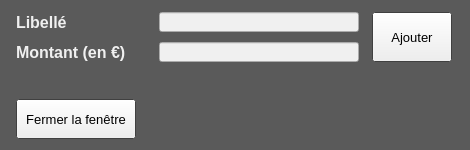
<?xml version="1.0" encoding="UTF-8"?>
<ui version="4.0">
 <class>MainWindow</class>
 <widget class="QMainWindow" name="MainWindow">
  <property name="geometry">
   <rect>
    <x>0</x>
    <y>0</y>
    <width>470</width>
    <height>150</height>
   </rect>
  </property>
  <property name="minimumSize">
   <size>
    <width>470</width>
    <height>150</height>
   </size>
  </property>
  <property name="maximumSize">
   <size>
    <width>470</width>
    <height>150</height>
   </size>
  </property>
  <property name="palette">
   <palette>
    <active>
     <colorrole role="Base">
      <brush brushstyle="SolidPattern">
       <color alpha="255">
        <red>255</red>
        <green>255</green>
        <blue>255</blue>
       </color>
      </brush>
     </colorrole>
     <colorrole role="Window">
      <brush brushstyle="SolidPattern">
       <color alpha="255">
        <red>90</red>
        <green>90</green>
        <blue>90</blue>
       </color>
      </brush>
     </colorrole>
    </active>
    <inactive>
     <colorrole role="Base">
      <brush brushstyle="SolidPattern">
       <color alpha="255">
        <red>255</red>
        <green>255</green>
        <blue>255</blue>
       </color>
      </brush>
     </colorrole>
     <colorrole role="Window">
      <brush brushstyle="SolidPattern">
       <color alpha="255">
        <red>90</red>
        <green>90</green>
        <blue>90</blue>
       </color>
      </brush>
     </colorrole>
    </inactive>
    <disabled>
     <colorrole role="Base">
      <brush brushstyle="SolidPattern">
       <color alpha="255">
        <red>90</red>
        <green>90</green>
        <blue>90</blue>
       </color>
      </brush>
     </colorrole>
     <colorrole role="Window">
      <brush brushstyle="SolidPattern">
       <color alpha="255">
        <red>90</red>
        <green>90</green>
        <blue>90</blue>
       </color>
      </brush>
     </colorrole>
    </disabled>
   </palette>
  </property>
  <property name="windowTitle">
   <string>Ajout de lignes</string>
  </property>
  <property name="windowOpacity">
   <double>1.000000000000000</double>
  </property>
  <widget class="QWidget" name="centralwidget">
   <layout class="QGridLayout" name="gridLayout">
    <item row="0" column="0">
     <widget class="QLabel" name="l_libelle">
      <property name="sizePolicy">
       <sizepolicy hsizetype="Fixed" vsizetype="Fixed">
        <horstretch>0</horstretch>
        <verstretch>0</verstretch>
       </sizepolicy>
      </property>
      <property name="minimumSize">
       <size>
        <width>130</width>
        <height>20</height>
       </size>
      </property>
      <property name="maximumSize">
       <size>
        <width>130</width>
        <height>20</height>
       </size>
      </property>
      <property name="font">
       <font>
        <pointsize>12</pointsize>
        <weight>75</weight>
        <bold>true</bold>
       </font>
      </property>
      <property name="styleSheet">
       <string notr="true">color: rgb(240, 240, 240);</string>
      </property>
      <property name="text">
       <string>Libellé</string>
      </property>
     </widget>
    </item>
    <item row="0" column="1">
     <widget class="QLineEdit" name="LE_libelle">
      <property name="sizePolicy">
       <sizepolicy hsizetype="Fixed" vsizetype="Fixed">
        <horstretch>0</horstretch>
        <verstretch>0</verstretch>
       </sizepolicy>
      </property>
      <property name="minimumSize">
       <size>
        <width>200</width>
        <height>20</height>
       </size>
      </property>
      <property name="maximumSize">
       <size>
        <width>200</width>
        <height>20</height>
       </size>
      </property>
      <property name="font">
       <font>
        <pointsize>11</pointsize>
        <weight>75</weight>
        <bold>true</bold>
       </font>
      </property>
      <property name="styleSheet">
       <string notr="true">background-color: rgb(240, 240, 240);</string>
      </property>
      <property name="alignment">
       <set>Qt::AlignRight|Qt::AlignTrailing|Qt::AlignVCenter</set>
      </property>
      <property name="readOnly">
       <bool>false</bool>
      </property>
     </widget>
    </item>
    <item row="0" column="2" rowspan="2">
     <widget class="QPushButton" name="B_ajouter">
      <property name="sizePolicy">
       <sizepolicy hsizetype="Expanding" vsizetype="Expanding">
        <horstretch>1</horstretch>
        <verstretch>1</verstretch>
       </sizepolicy>
      </property>
      <property name="minimumSize">
       <size>
        <width>80</width>
        <height>50</height>
       </size>
      </property>
      <property name="maximumSize">
       <size>
        <width>80</width>
        <height>50</height>
       </size>
      </property>
      <property name="font">
       <font>
        <pointsize>10</pointsize>
       </font>
      </property>
      <property name="text">
       <string>Ajouter</string>
      </property>
     </widget>
    </item>
    <item row="1" column="0">
     <widget class="QLabel" name="l_montant">
      <property name="sizePolicy">
       <sizepolicy hsizetype="Fixed" vsizetype="Fixed">
        <horstretch>0</horstretch>
        <verstretch>0</verstretch>
       </sizepolicy>
      </property>
      <property name="minimumSize">
       <size>
        <width>130</width>
        <height>20</height>
       </size>
      </property>
      <property name="maximumSize">
       <size>
        <width>130</width>
        <height>20</height>
       </size>
      </property>
      <property name="font">
       <font>
        <pointsize>12</pointsize>
        <weight>75</weight>
        <bold>true</bold>
       </font>
      </property>
      <property name="styleSheet">
       <string notr="true">color: rgb(240, 240, 240);</string>
      </property>
      <property name="text">
       <string>Montant (en €)</string>
      </property>
     </widget>
    </item>
    <item row="1" column="1">
     <widget class="QLineEdit" name="LE_montant">
      <property name="sizePolicy">
       <sizepolicy hsizetype="Fixed" vsizetype="Fixed">
        <horstretch>0</horstretch>
        <verstretch>0</verstretch>
       </sizepolicy>
      </property>
      <property name="minimumSize">
       <size>
        <width>200</width>
        <height>20</height>
       </size>
      </property>
      <property name="maximumSize">
       <size>
        <width>200</width>
        <height>20</height>
       </size>
      </property>
      <property name="font">
       <font>
        <pointsize>11</pointsize>
        <weight>75</weight>
        <bold>true</bold>
       </font>
      </property>
      <property name="styleSheet">
       <string notr="true">background-color: rgb(240, 240, 240);</string>
      </property>
      <property name="alignment">
       <set>Qt::AlignRight|Qt::AlignTrailing|Qt::AlignVCenter</set>
      </property>
      <property name="readOnly">
       <bool>false</bool>
      </property>
     </widget>
    </item>
    <item row="2" column="0">
     <widget class="QLabel" name="l_vide">
      <property name="sizePolicy">
       <sizepolicy hsizetype="Fixed" vsizetype="Fixed">
        <horstretch>0</horstretch>
        <verstretch>0</verstretch>
       </sizepolicy>
      </property>
      <property name="minimumSize">
       <size>
        <width>130</width>
        <height>20</height>
       </size>
      </property>
      <property name="maximumSize">
       <size>
        <width>130</width>
        <height>20</height>
       </size>
      </property>
      <property name="font">
       <font>
        <pointsize>12</pointsize>
        <weight>75</weight>
        <bold>true</bold>
       </font>
      </property>
      <property name="styleSheet">
       <string notr="true">color: rgb(240, 240, 240);</string>
      </property>
      <property name="text">
       <string/>
      </property>
     </widget>
    </item>
    <item row="3" column="0">
     <widget class="QPushButton" name="B_fermer_la_fenetre">
      <property name="sizePolicy">
       <sizepolicy hsizetype="Expanding" vsizetype="Expanding">
        <horstretch>1</horstretch>
        <verstretch>1</verstretch>
       </sizepolicy>
      </property>
      <property name="minimumSize">
       <size>
        <width>120</width>
        <height>40</height>
       </size>
      </property>
      <property name="maximumSize">
       <size>
        <width>120</width>
        <height>40</height>
       </size>
      </property>
      <property name="font">
       <font>
        <pointsize>10</pointsize>
       </font>
      </property>
      <property name="text">
       <string>Fermer la fenêtre</string>
      </property>
     </widget>
    </item>
   </layout>
  </widget>
 </widget>
 <tabstops>
  <tabstop>LE_libelle</tabstop>
  <tabstop>LE_montant</tabstop>
  <tabstop>B_ajouter</tabstop>
  <tabstop>B_fermer_la_fenetre</tabstop>
 </tabstops>
 <resources/>
 <connections/>
</ui>
